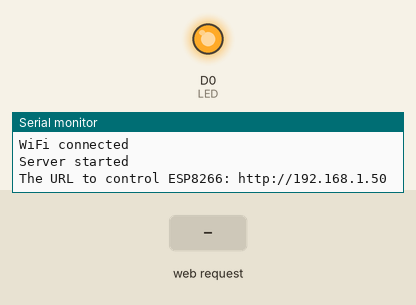
This sketch was run on a simulated ESP8266 (NodeMCU). Shown: output pins drawn as LEDs (lit = HIGH), the last lines printed to the serial monitor. The test bench sets the inputs (shaded band). WiFi joins after 1.5 s; servers stay silent unless stated.

Above: at 11.2 s.
11.3 s: HTTP request GET /RELAYON received
At 12.4 s:
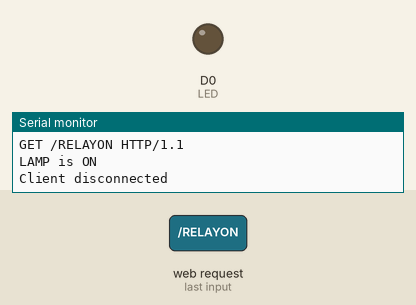
12.8 s: HTTP request GET /RELAYOFF received
At 13.5 s:
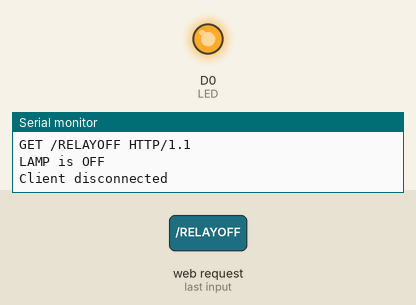
Timing chart, 0 to 15.8 s (numbered marks = the images above; inputs shaded):
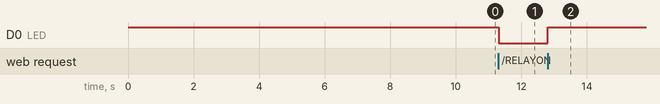

The sketch:

wifi_button.ino
```cpp
#include <ESP8266WiFi.h>

const char* ssid = "IDEAROOMIA";//type your ssid
const char* password = "idearoomia2018";//type your password

#define LED D0            // Led in NodeMCU at pin GPIO16 (D0).

WiFiServer ESPserver(80);//Service Port

void setup()
{
Serial.begin(115200);

pinMode(LED, OUTPUT);    // LED pin as output.
digitalWrite(LED, HIGH);

Serial.println();
Serial.println();
Serial.print("Connecting to: ");
Serial.println(ssid);

WiFi.begin(ssid, password);
delay(5000);

/*
 The following four line of the
 code will assign a Static IP Address to
 the ESP Module. If you do not want this,
 comment out the following four lines.
 */

/*IPAddress ip(192,168,0,254);
IPAddress gateway(192,168,0,1);
IPAddress subnet(255,255,255,0);
WiFi.config(ip, gateway, subnet);*/
delay(5000);

while (WiFi.status() != WL_CONNECTED)
{
delay(100);
Serial.print("*");
}
Serial.println("");
Serial.println("WiFi connected");

// Start the server
ESPserver.begin();
Serial.println("Server started");

// Print the IP address
Serial.print("The URL to control ESP8266: ");
Serial.print("http://");
Serial.print(WiFi.localIP());
}

void loop()
{
// Check if a client has connected
WiFiClient client = ESPserver.available();
if (!client)
{
return;
}

// Wait until the client sends some data
Serial.println("New Client");
while(!client.available())
{
delay(1);
}

// Read the first line of the request
String request = client.readStringUntil('\r');
Serial.println(request);
client.flush();

// Match the request

int value = LOW;
if (request.indexOf("/RELAYON") != -1)
{
Serial.println("LAMP is ON");
digitalWrite(LED, LOW);
value = LOW;
}
if (request.indexOf("/RELAYOFF") != -1)
{
Serial.println("LAMP is OFF");
digitalWrite(LED, HIGH);
value = HIGH;
}

// Return the response
client.println("HTTP/1.1 200 OK");
client.println("Content-Type: text/html");
client.println(""); //  IMPORTANT
client.println("<!DOCTYPE HTML>");
client.println("<html>");

client.print("Status of the Lamp: ");

if(value == LOW)
{
client.print("ON");
}
else
{
client.print("OFF");
}

delay(1);
//client.stop();
Serial.println("Client disconnected");
Serial.println("");
}
```

Measured:
- after the input at 11.3 s, D0 (LED): HIGH → LOW at once
- after the input at 12.8 s, D0 (LED): LOW → HIGH at once
